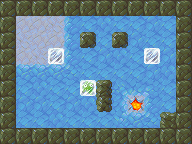

A 2D game scene composited from a Tiled map and its tileset images. What follows is a short description and the map's XML, with each tile layer's data collapsed to a summary:
An orthogonal 12x9 tile map with 16x16 px tiles, 4 tile layers (Bottom, Floor, FloorTop, Blocks), 5 tilesets.

<map version="1.0" orientation="orthogonal" width="12" height="9" tilewidth="16" tileheight="16">
 <tileset firstgid="1" name="ground" tilewidth="16" tileheight="16">
  <image source="assets/tileset-ground.png" width="48" height="16" />
 </tileset>
 <tileset firstgid="4" name="misc" tilewidth="16" tileheight="16">
  <image source="assets/tileset-misc.png" width="64" height="16" />
  <tile id="3">
   <properties>
    <property name="goal" value="true" />
   </properties>
  </tile>
 </tileset>
 <tileset firstgid="8" name="pushblocks" tilewidth="16" tileheight="16">
  <image source="assets/tileset-pushblocks.png" width="48" height="16" />
  <tile id="1">
   <properties>
    <property name="goal" value="true" />
    <property name="sprite" value="assets/frozen.sprite" />
   </properties>
  </tile>
 </tileset>
 <tileset firstgid="11" name="rocks" tilewidth="16" tileheight="16">
  <properties>
   <property name="collision" value="true" />
  </properties>
  <image source="assets/tileset-rocks.png" width="256" height="48" />
 </tileset>
 <tileset firstgid="59" name="slippery" tilewidth="16" tileheight="16">
  <properties>
   <property name="slippery_block" value="true" />
   <property name="slippery_player" value="true" />
  </properties>
  <image source="assets/tileset-slippery.png" width="256" height="48" />
 </tileset>
 <layer name="Bottom" width="12" height="9">
  <data>[108 cells, 108 non-empty, 2 distinct tile ids]</data>
 </layer>
 <layer name="Floor" width="12" height="9">
  <properties>
   <property name="player_offset_y" value="-1" />
   <property name="player_sprite" value="assets/dino.sprite" />
  </properties>
  <data>[108 cells, 61 non-empty, 12 distinct tile ids]</data>
 </layer>
 <layer name="FloorTop" width="12" height="9">
  <data>[108 cells, 43 non-empty, 5 distinct tile ids]</data>
 </layer>
 <layer name="Blocks" width="12" height="9">
  <data>[108 cells, 3 non-empty, 2 distinct tile ids]</data>
 </layer>
</map>
